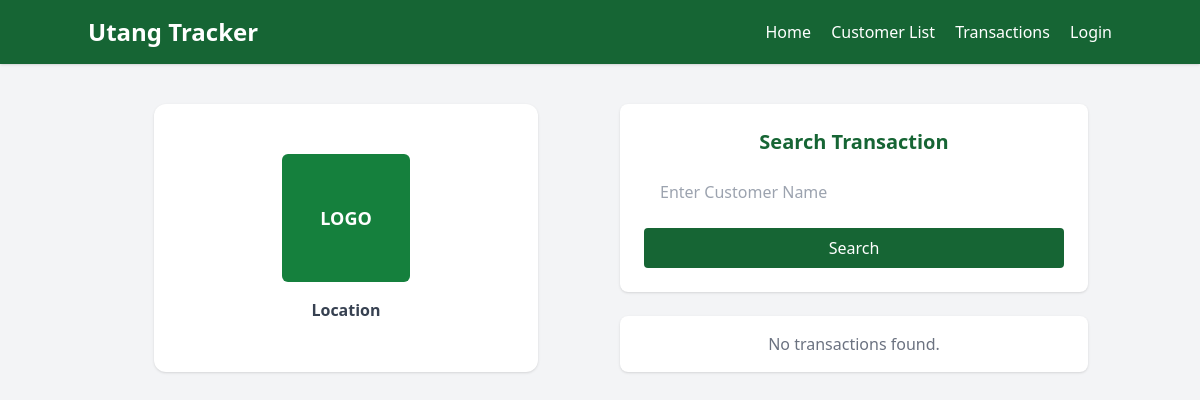
Before: /index.php?customer=Joof with the older database file.
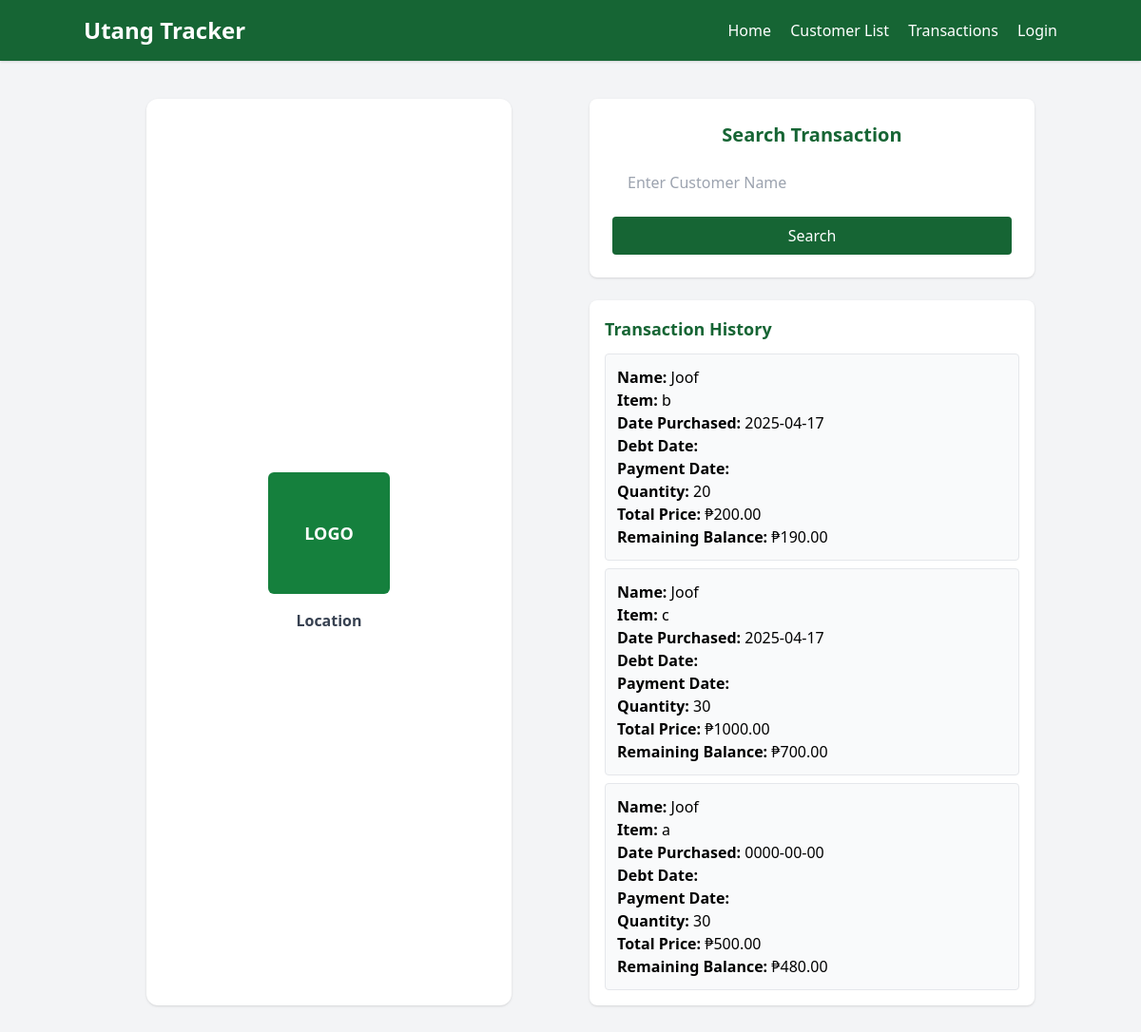
After: the same page with the newer database file.
### tables this page shows
CREATE TABLE `purchases` (
  `id` int(11) NOT NULL,
  `customer_id` int(11) DEFAULT NULL,
  `quantity` int(11) DEFAULT NULL,
  `total_price` decimal(10,2) DEFAULT NULL,
  `date_purchased` date DEFAULT NULL,
  `payments` decimal(10,2) DEFAULT NULL,
  `remaining_balance` decimal(10,2) DEFAULT NULL,
  `item_name` varchar(100) DEFAULT NULL
);

CREATE TABLE `customers` (
  `id` int(11) NOT NULL,
  `name` varchar(100) NOT NULL,
  `created_at` timestamp NULL DEFAULT current_timestamp(),
  `unique_id` varchar(50) DEFAULT NULL
);

### index.php (the view, shortened to what this page needs)
<!DOCTYPE html>
<html lang="en">
<head>
    <script src="https://cdn.tailwindcss.com"></script>
</head>
<body class="bg-gray-100 font-sans">
    <nav class="bg-green-800 text-white px-6 py-4 shadow">
        <div class="container mx-auto flex justify-between items-center">
            <div class="text-2xl font-bold">Utang Tracker</div>
            <div class="space-x-4">
                <a href="index.php" class="hover:underline">Home</a>
                <a href="#" class="hover:underline">Customer List</a>
                <a href="#" class="hover:underline">Transactions</a>
                <a href="login.php" class="hover:underline">Login</a>
            </div>
        </div>
    </nav>
    <main class="container mx-auto px-6 py-10">
        <div class="grid grid-cols-1 md:grid-cols-2 gap-10">
            <div class="flex justify-center">
                <div class="bg-white rounded-xl shadow p-10 flex flex-col justify-center items-center w-full max-w-sm">
                    <div class="bg-green-700 w-32 h-32 rounded-md flex items-center justify-center text-white font-bold text-lg mb-4">
                        LOGO
                    </div>
                    <div class="text-gray-700 font-semibold">Location</div>
                </div>
            </div>
            <div class="flex flex-col gap-6">
                <div class="bg-white p-6 rounded-lg shadow">
                    <div class="text-center text-xl font-semibold text-green-800 mb-4">Search Transaction</div>
                    <form method="GET" class="space-y-4">
                        <input type="text" name="customer" placeholder="Enter Customer Name" class="w-full border-gray-500 rounded px-4 py-2 focus:outline-none focus:ring-2 focus:ring-green-600">
                        <button type="submit" class="w-full bg-green-800 hover:bg-green-900 text-white py-2 px-4 rounded">Search</button>
                    </form>
                </div>
                <?php
                if (isset($_GET['customer']) && !empty($_GET['customer'])) {
                    include 'db.php';
                    $name = mysqli_real_escape_string($conn, $_GET['customer']);
                    $query = "SELECT purchases.*, customers.name AS customer_name FROM purchases INNER JOIN customers ON purchases.customer_id = customers.id WHERE customers.name LIKE '%$name%' ORDER BY purchases.date_purchased DESC";
                    $result = mysqli_query($conn, $query);
                    if (mysqli_num_rows($result) > 0) {
                        echo "<div class='bg-white p-4 rounded-lg shadow'>";
                        echo "<h2 class='text-lg font-semibold text-green-800 mb-3'>Transaction History</h2>";
                        echo "<div class='space-y-2'>";
                        while ($row = mysqli_fetch_assoc($result)) {
                            echo "<div class='border p-3 rounded bg-gray-50'>";
                            echo "<p><strong>Name:</strong> " . htmlspecialchars($row['customer_name']) . "</p>";
                            echo "<p><strong>Item:</strong> " . htmlspecialchars($row['item_name']) . "</p>";
                            echo "<p><strong>Date Purchased:</strong> " . htmlspecialchars($row['date_purchased']) . "</p>";
                            echo "<p><strong>Debt Date:</strong> " . htmlspecialchars($row['date_debt']) . "</p>";
                            echo "<p><strong>Payment Date:</strong> " . htmlspecialchars($row['date_payment']) . "</p>";
                            echo "<p><strong>Quantity:</strong> " . htmlspecialchars($row['quantity']) . "</p>";
                            echo "<p><strong>Total Price:</strong> ₱" . htmlspecialchars($row['total_price']) . "</p>";
                            echo "<p><strong>Remaining Balance:</strong> ₱" . htmlspecialchars($row['remaining_balance']) . "</p>";
                            echo "</div>";
                        }
                        echo "</div></div>";
                    } else {
                        echo "<div class='bg-white p-4 rounded-lg shadow text-center text-gray-500'>No transactions found.</div>";
                    }
                }
                ?>
            </div>
        </div>
    </main>
</body>
</html>

Changed rows visible on the page:
added purchases: customer.name "Joof", item_name "b", date_purchased "2025-04-17", quantity "20", total_price "200.00", remaining_balance "190.00"
added purchases: customer.name "Joof", item_name "c", date_purchased "2025-04-17", quantity "30", total_price "1000.00", remaining_balance "700.00"
added purchases: customer.name "Joof", item_name "a", date_purchased "0000-00-00", quantity "30", total_price "500.00", remaining_balance "480.00"
Other visible differences:
text no longer shown: "No transactions found."
text now shown: "Transaction History"
